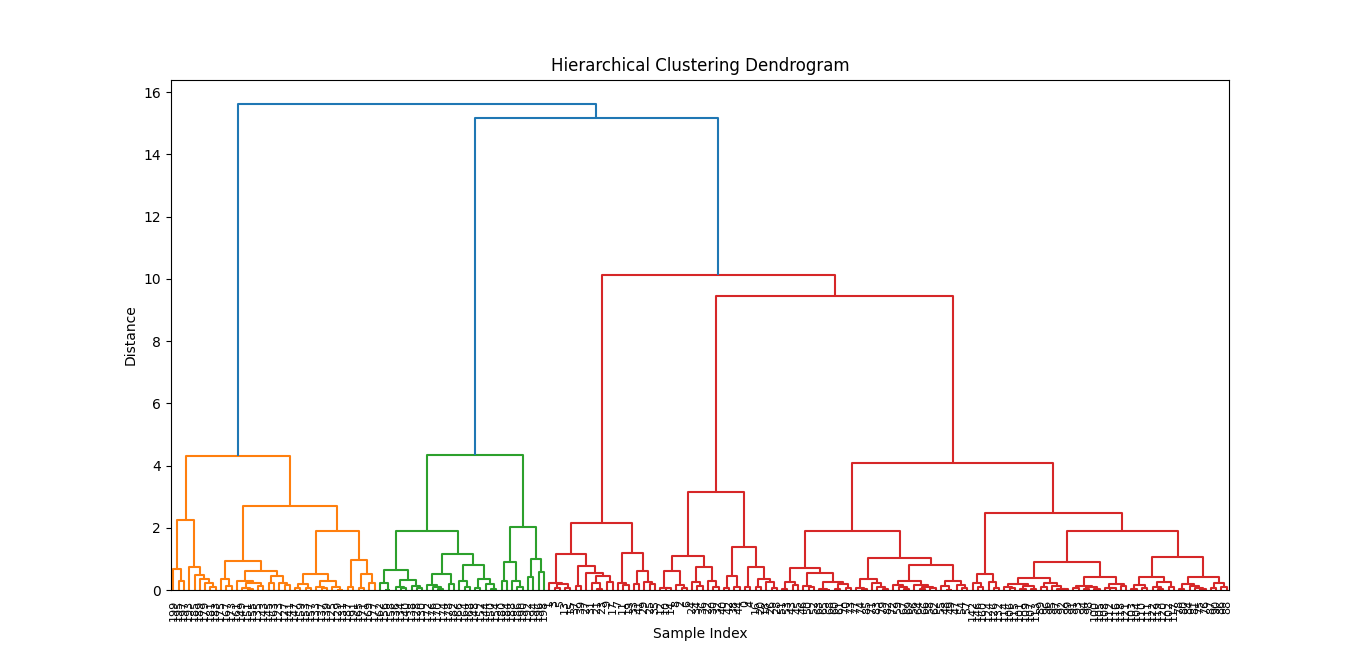

The Python source for this figure:
import pandas as pd
import numpy as np
from sklearn.preprocessing import StandardScaler
from scipy.cluster.hierarchy import dendrogram, linkage
import matplotlib.pyplot as plt
data = pd.read_csv('ShopCustomers.csv')
X = data.iloc[:, [3, 4]].values
# Standardize the features
scaler = StandardScaler()
X_scaled = scaler.fit_transform(X)

# Compute the linkage matrix using Ward's method
Z = linkage(X_scaled, method='ward')

# Plot the dendrogram
plt.figure(figsize=(10, 8))
plt.title('Hierarchical Clustering Dendrogram')
plt.xlabel('Sample Index')
plt.ylabel('Distance')
dendrogram(Z, leaf_rotation=90, leaf_font_size=8)
plt.show()

# Plot the clusters on a scatter plot
plt.figure(figsize=(10, 8))
plt.scatter(X_scaled[:,0], X_scaled[:,1])
plt.title('Hierarchical Clustering Results')
plt.xlabel('Standardized Annual Income')
plt.ylabel('Standardized Spending Score')
plt.show()
